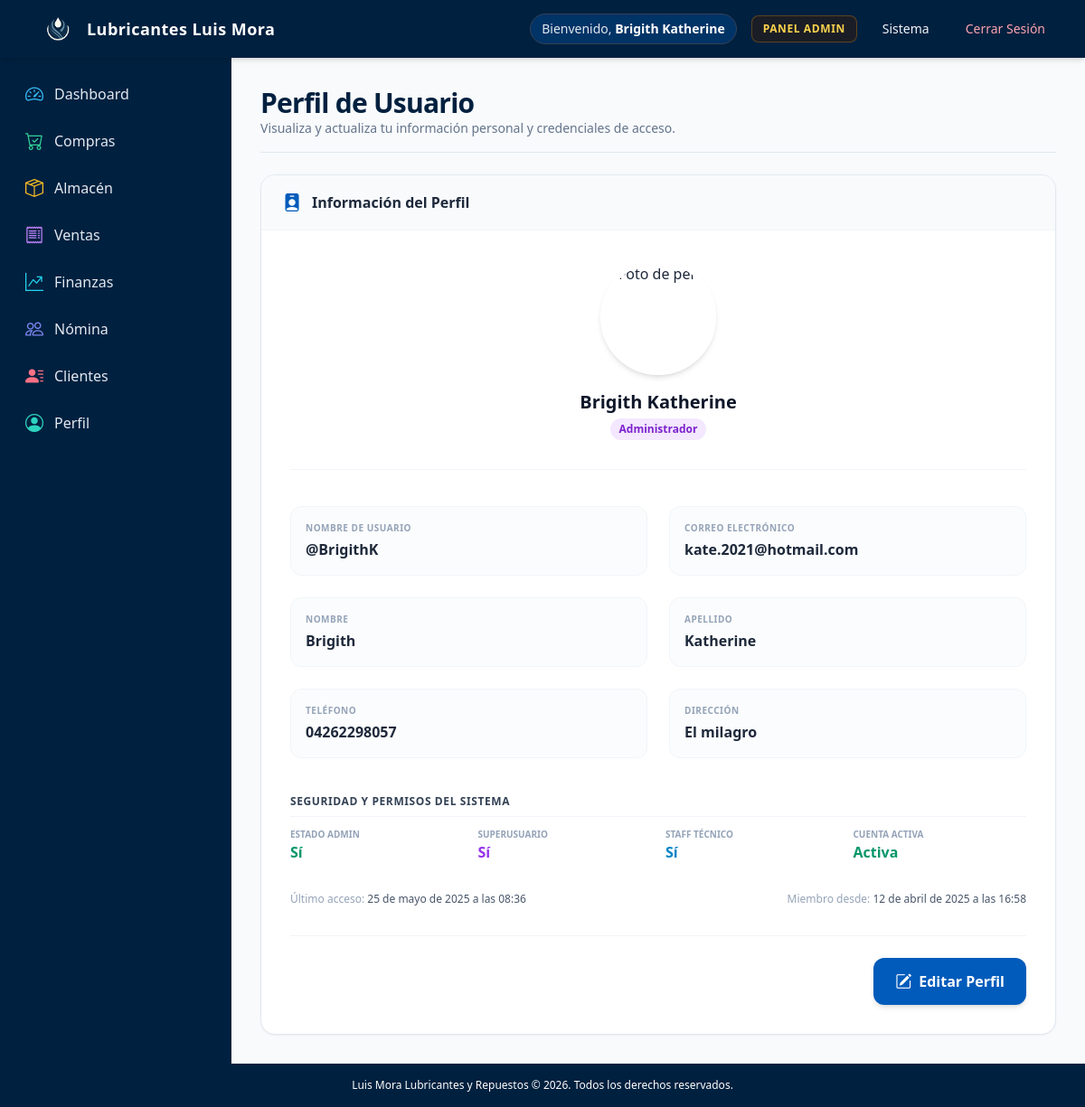
Page /perfil/ (signed in) on the earlier database version.
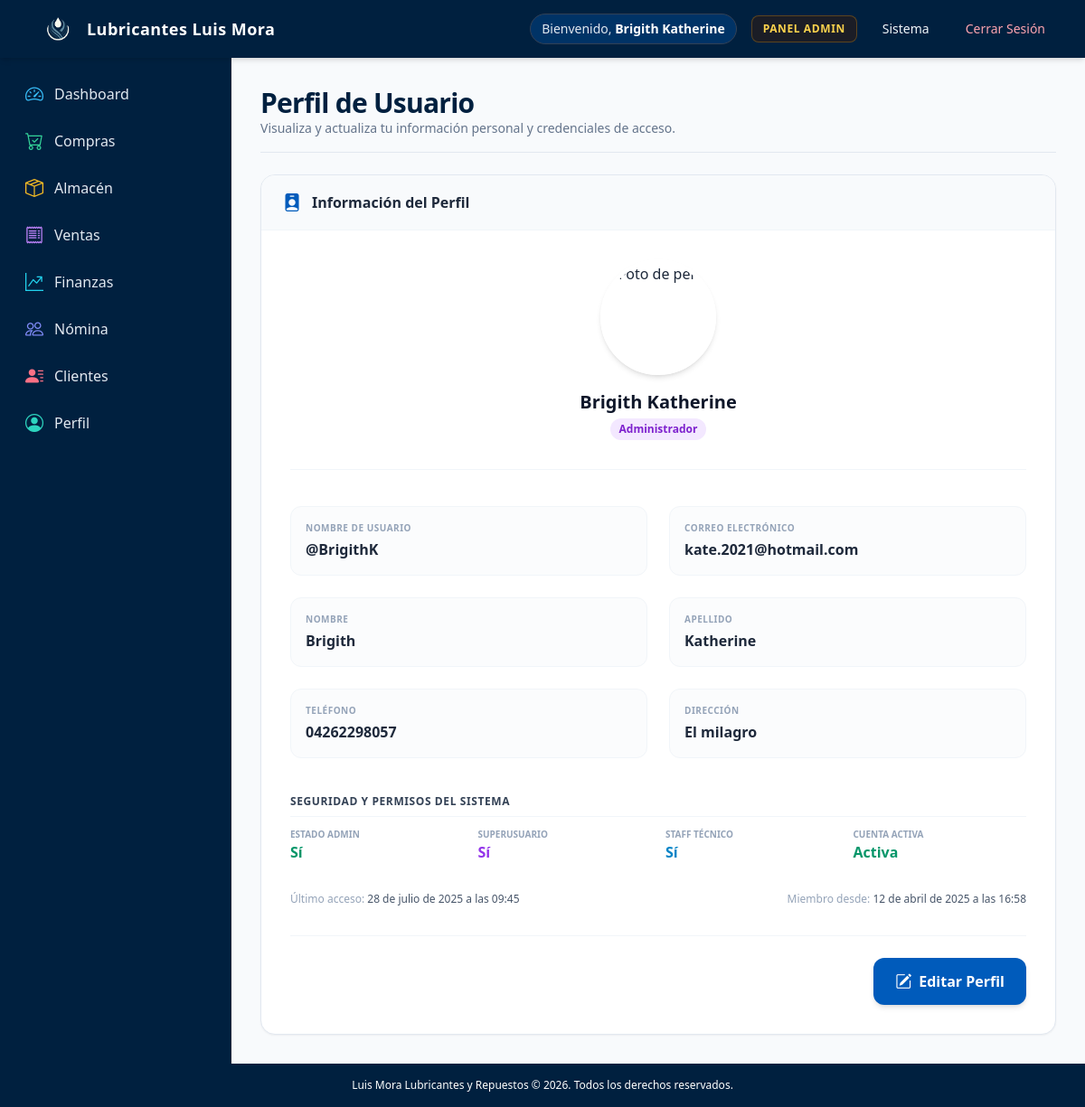
Same page on the later database version.
### aplicacion/models.py (models this page shows, shortened)
class CustomUser(AbstractUser):
    ROLES = (
        ('admin', 'Administrador'),
        ('personal', 'Personal'),
        ("invitado", "Invitado"),
    )
    rol = models.CharField(max_length=20, choices=ROLES, default='personal')
    telefono = models.CharField(max_length=20, blank=True, verbose_name="Teléfono")
    direccion = models.TextField(blank=True, verbose_name="Dirección")
    foto_perfil = models.ImageField(upload_to='perfiles/', blank=True, null=True, verbose_name="Foto de perfil")
    admin = models.BooleanField(default=False, verbose_name="¿Administrador?")
    class Meta:
        verbose_name = 'Usuario'
        verbose_name_plural = 'Usuarios'

### aplicacion/views.py (the view)
# urls.py: path('perfil/', profile, name='perfil'),
@login_required
def profile(request):
    if request.method == 'POST':
        form = UserUpdateForm(request.POST, request.FILES, instance=request.user)
        if form.is_valid():
            usuario_original = CustomUser.objects.get(pk=request.user.pk)
            foto_anterior_field = usuario_original.foto_perfil
            foto_anterior = os.path.join(
                settings.DEFAULT_FILE_STORAGE,
                'perfiles',
                os.path.basename(str(foto_anterior_field))
            )
            form.save()
            if 'foto_perfil' in request.FILES and foto_anterior and os.path.isfile(foto_anterior):
                try:
                    os.remove(foto_anterior)
                except Exception as e:
                    pass
            else:
                pass
            messages.success(request, 'Tu perfil ha sido actualizado correctamente!')
            return redirect('perfil')
        else:
            messages.error(request, 'Por favor corrige los errores en el formulario.')
    else:
        form = UserUpdateForm(instance=request.user)
    context = {
        'form': form,
        'user': request.user
    }
    return render(request, 'vistas/perfil.html', context)

### templates/vistas/perfil.html (shortened to what the changed rows need)
{% extends 'paneles/admin.html' %}
{% load static i18n %}
{% block dashboard %}
<div class="max-w-4xl mx-auto">
  <div class="flex flex-col md:flex-row md:items-center justify-between pb-4 border-b border-slate-200 mb-6 gap-4">
    <div>
      <h1 class="text-2xl sm:text-3xl font-extrabold text-brand-dark tracking-tight">Perfil de Usuario</h1>
    </div>
  </div>
  <div class="bg-white rounded-2xl shadow-sm border border-slate-200 overflow-hidden">
    <div class="p-6 md:p-8">
      <form id="profile-form" method="POST" action="{% url 'actualizar_perfil' %}" enctype="multipart/form-data">
        <div class="flex flex-col items-center justify-center mb-10 pb-8 border-b border-slate-100">
          <div class="mt-4 text-center">
            <h2 class="text-xl font-bold text-slate-900">{{ form.instance.get_full_name|default:form.instance.username }}</h2>
            <span class="inline-flex mt-1 items-center px-2.5 py-1 rounded-full text-xs font-bold {% if user.admin %}bg-purple-100 text-purple-700{% elif user.is_staff %}bg-sky-100 text-sky-700{% else %}bg-emerald-100 text-emerald-700{% endif %}">
              {{ form.instance.get_rol_display }}
            </span>
          </div>
        </div>
        <div class="view-mode space-y-6">
          <div class="grid grid-cols-1 md:grid-cols-2 gap-6">
            <div class="bg-slate-50/50 p-4 rounded-xl border border-slate-100">
              <label class="block text-[10px] font-bold text-slate-400 uppercase tracking-wider mb-1">Nombre de usuario</label>
              <p class="font-semibold text-slate-800" id="username-view">@{{ form.instance.username }}</p>
            </div>
            <div class="bg-slate-50/50 p-4 rounded-xl border border-slate-100">
              <label class="block text-[10px] font-bold text-slate-400 uppercase tracking-wider mb-1">Correo electrónico</label>
              <p class="font-semibold text-slate-800" id="email-view">{{ form.instance.email }}</p>
            </div>
            <div class="bg-slate-50/50 p-4 rounded-xl border border-slate-100">
              <label class="block text-[10px] font-bold text-slate-400 uppercase tracking-wider mb-1">Nombre</label>
              <p class="font-semibold text-slate-800" id="first-name-view">{{ form.instance.first_name|default:"-" }}</p>
            </div>
            <div class="bg-slate-50/50 p-4 rounded-xl border border-slate-100">
              <label class="block text-[10px] font-bold text-slate-400 uppercase tracking-wider mb-1">Apellido</label>
              <p class="font-semibold text-slate-800" id="last-name-view">{{ form.instance.last_name|default:"-" }}</p>
            </div>
            <div class="bg-slate-50/50 p-4 rounded-xl border border-slate-100">
              <label class="block text-[10px] font-bold text-slate-400 uppercase tracking-wider mb-1">Teléfono</label>
              <p class="font-semibold text-slate-800" id="telefono-view">{{ form.instance.telefono|default:"-" }}</p>
            </div>
            <div class="bg-slate-50/50 p-4 rounded-xl border border-slate-100">
              <label class="block text-[10px] font-bold text-slate-400 uppercase tracking-wider mb-1">Dirección</label>
              <p class="font-semibold text-slate-800 truncate" id="direccion-view">{{ form.instance.direccion|default:"-" }}</p>
            </div>
            <div class="md:col-span-2 flex flex-col sm:flex-row sm:justify-between text-xs text-slate-400 mt-2">
              <div>Último acceso: <span class="font-medium text-slate-600" id="last-login-view">{{ user.last_login|default:"Nunca" }}</span></div>
              <div>Miembro desde: <span class="font-medium text-slate-600" id="date-joined-view">{{ user.date_joined }}</span></div>
            </div>
          </div>
        </div>
      </form>
    </div>
  </div>
</div>
{% endblock %}

### templates/base.html (shortened to what the changed rows need)
{% load static %}
<!DOCTYPE html>
<html lang="es" class="h-full bg-slate-50">
  <head>
    <script src="https://cdn.tailwindcss.com"></script>
    <link href="{% static 'bootstrap-icons/bootstrap-icons.css' %}" rel="stylesheet">
    <link rel="stylesheet" href="{% static 'css/styles.css' %}" />
  </head>
  <body class="h-full font-sans antialiased text-slate-800 bg-slate-50 flex flex-col min-h-screen">
    <header class="bg-brand-dark text-white shadow-md sticky top-0 z-40">
      <nav class="max-w-7xl mx-auto px-4 sm:px-6 lg:px-8">
        <div class="flex items-center justify-between h-16">
          <div class="hidden md:flex items-center space-x-4">
            {% if user.is_authenticated %}
              <span class="text-sm font-medium text-slate-200 bg-brand-navy/60 px-3 py-1.5 rounded-full border border-slate-700">
                Bienvenido, <strong class="text-white">{{ user.get_full_name|default:user.username }}</strong>
              </span>
              {% if user.admin or user.rol == 'admin' %}
                <a href="/admin/" target="_blank" class="text-xs font-semibold uppercase tracking-wider text-amber-300 hover:text-amber-200 bg-amber-950/40 hover:bg-amber-900/50 px-3 py-1.5 rounded-lg border border-amber-500/30 transition">
                  Panel Admin
                </a>
              {% endif %}
              <a href="{% url 'dashboard' %}" class="text-sm font-medium text-slate-100 hover:text-white hover:bg-brand-navy px-3 py-2 rounded-lg transition">
                Sistema
              </a>
              <a href="{% url 'logout' %}" class="text-sm font-medium text-rose-300 hover:text-rose-100 hover:bg-rose-950/40 px-3 py-2 rounded-lg transition">
                Cerrar Sesión
              </a>
            {% else %}
              {% if request.resolver_match.url_name != 'login' %}
                <a href="{% url 'login' %}" class="inline-flex items-center px-4 py-2 text-sm font-semibold text-white bg-brand-steel hover:bg-sky-600 rounded-lg shadow transition duration-150">
                  Iniciar Sesión
                </a>
              {% endif %}
            {% endif %}
          </div>
        </div>
      </nav>
    </header>
    <div class="flex-1 flex overflow-hidden">
      <main class="flex-1 overflow-y-auto p-4 sm:p-6 lg:p-8">
        {% block content %}{% endblock %}
      </main>
    </div>
  </body>
</html>

Differences in the rows shown:
changed CustomUser "Brigith Katherine": last_login "25 de mayo de 2025 a las 08:36" → "28 de julio de 2025 a las 09:45"
